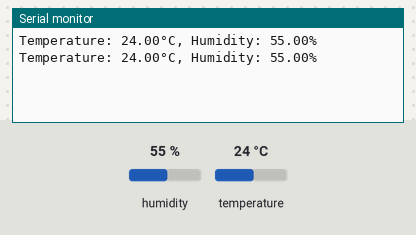
A sketch run on a simulated Arduino Uno, built with avr-gcc and run on an emulated ATmega328P. Shown: the last lines printed to the serial monitor. The inputs (shaded band) are chosen by the test bench; at power-on: humidity 55 %, temperature 24 °C.

Above: at 2.8 s.
2.9 s: humidity set to 22 %
At 4.9 s:
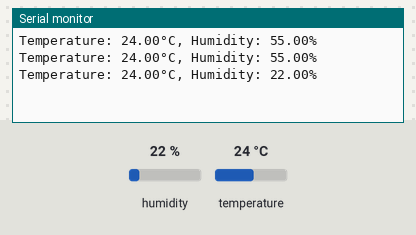
5.6 s: temperature set to 12 °C
At 7.3 s:
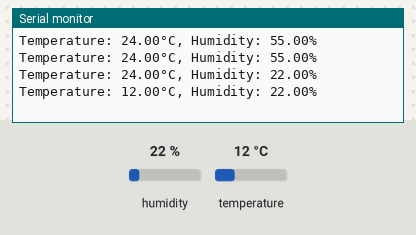
8.3 s: humidity set to 40 %
At 11.0 s:
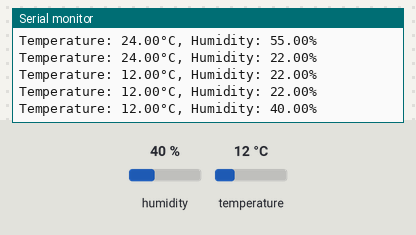
Timing chart, 0 to 12.5 s (numbered marks = the images above; inputs shaded):
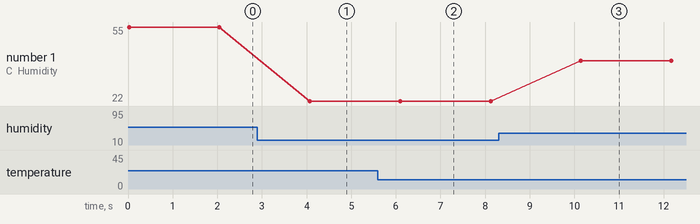

Measured:
- after the input at 2.9 s, the serial monitor: prints a new line after 1.2 s (image 1)
- after the input at 5.6 s, the serial monitor: prints a new line after 0.50 s (image 2)
- after the input at 8.3 s, the serial monitor: prints a new line after 1.8 s (image 3)
- plotted number 1: 55 → 22 after the input at 2.9 s, 22 → 40 after the input at 8.3 s

The sketch:

dht11_test.ino
```cpp
#include <DHT.h>

int dhtPin = 2;
int dhtType = DHT11;
DHT dht(dhtPin, dhtType);
float humi;
float temp;

void setup()
{
    // put your setup code here, to run once:
    Serial.begin(9600);
    dht.begin();
}

void loop()
{
    // put your main code here, to run repeatedly:
    humi = dht.readHumidity();
    temp = dht.readTemperature(); // Celsius
    Serial.print("Temperature: ");
    Serial.print(temp);
    Serial.print("°C, Humidity: ");
    Serial.print(humi);
    Serial.println("%");
    delay(2000);  // DHT11 sensor can only be read every 2 seconds
}
```
